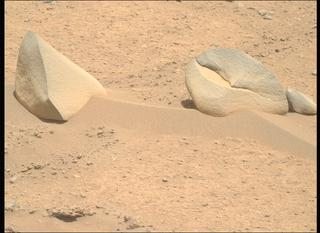
#> input picture uploads/img_20251225_192352_img12.jpg, 320 x 233 px
$ python -i preprocessing.py   (imports and definitions only)   (older library calls are emulated)
#> lines starting #> are read from the running program, lines starting #| are printed output that depends on the picture
import cv2
import numpy as np
import os

def preprocess(image_path, img_size=(256, 256)):
#> called with image_path = '../uploads/img_20251225_192352_img12.jpg', img_size = (256, 256)
    if not os.path.exists(image_path):
        return None

    try:
        img = cv2.imread(image_path, cv2.IMREAD_GRAYSCALE)
#> img: shape (233, 320); min 0, max 247, mean 185.5
        if img is None:
            return None

        img = cv2.resize(img, img_size)
#> img: shape (256, 256)
        img = img.astype(np.float32)

        mu = cv2.GaussianBlur(img, (31, 31), 0)
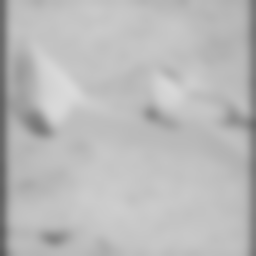
#> mu: shape (256, 256) float32; min 90.61, max 218.6, mean 186.1
        sigma = cv2.GaussianBlur((img - mu) ** 2, (31, 31), 0)
        sigma = np.sqrt(sigma) + 1e-6
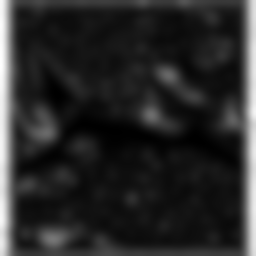
#> sigma: shape (256, 256) float32; min 1.62, max 76.1, mean 14; drawn with min black and max white
        norm = (img - mu) / sigma

        gx = cv2.Sobel(norm, cv2.CV_32F, 1, 0, ksize=3)
        gy = cv2.Sobel(norm, cv2.CV_32F, 0, 1, ksize=3)
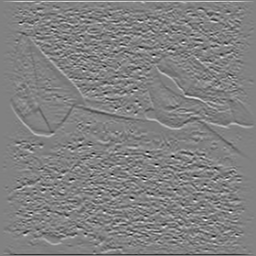
#> gy: shape (256, 256) float32; min -25.25, max 24.47, mean 0; drawn with min black and max white
        grad = np.sqrt(gx**2 + gy**2)
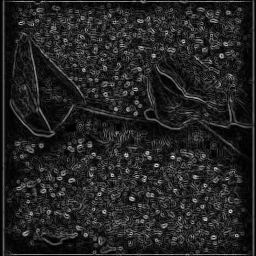
#> grad: shape (256, 256) float32; min 0, max 27.36, mean 3.9; drawn with min black and max white

        lap = cv2.Laplacian(norm, cv2.CV_32F, ksize=3)

        mean = cv2.GaussianBlur(norm, (15, 15), 0)
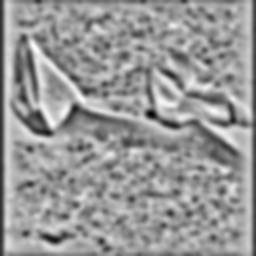
#> mean: shape (256, 256) float32; min -1.29, max 0.919, mean 0.0291; drawn with min black and max white
        sq_mean = cv2.GaussianBlur(norm**2, (15, 15), 0)
        var = sq_mean - mean**2
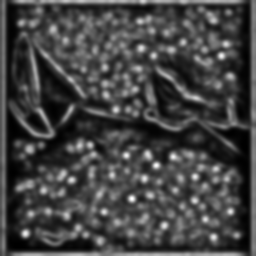
#> var: shape (256, 256) float32; min 0.0146, max 2.53, mean 0.691; drawn with min black and max white


        return np.stack([norm, grad, lap, var], axis=-1).astype(np.float32)
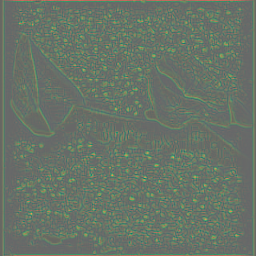
#> returned value: shape (256, 256, 4) float32; mean of channels 0, 1, 2, 3 0, 3.9, 0.1, 0.7; drawn with min black and max white

    except Exception as e:
        print(f"Error preprocessing {image_path}: {e}")
        return None

>>> result = preprocess('../uploads/img_20251225_192352_img12.jpg')
